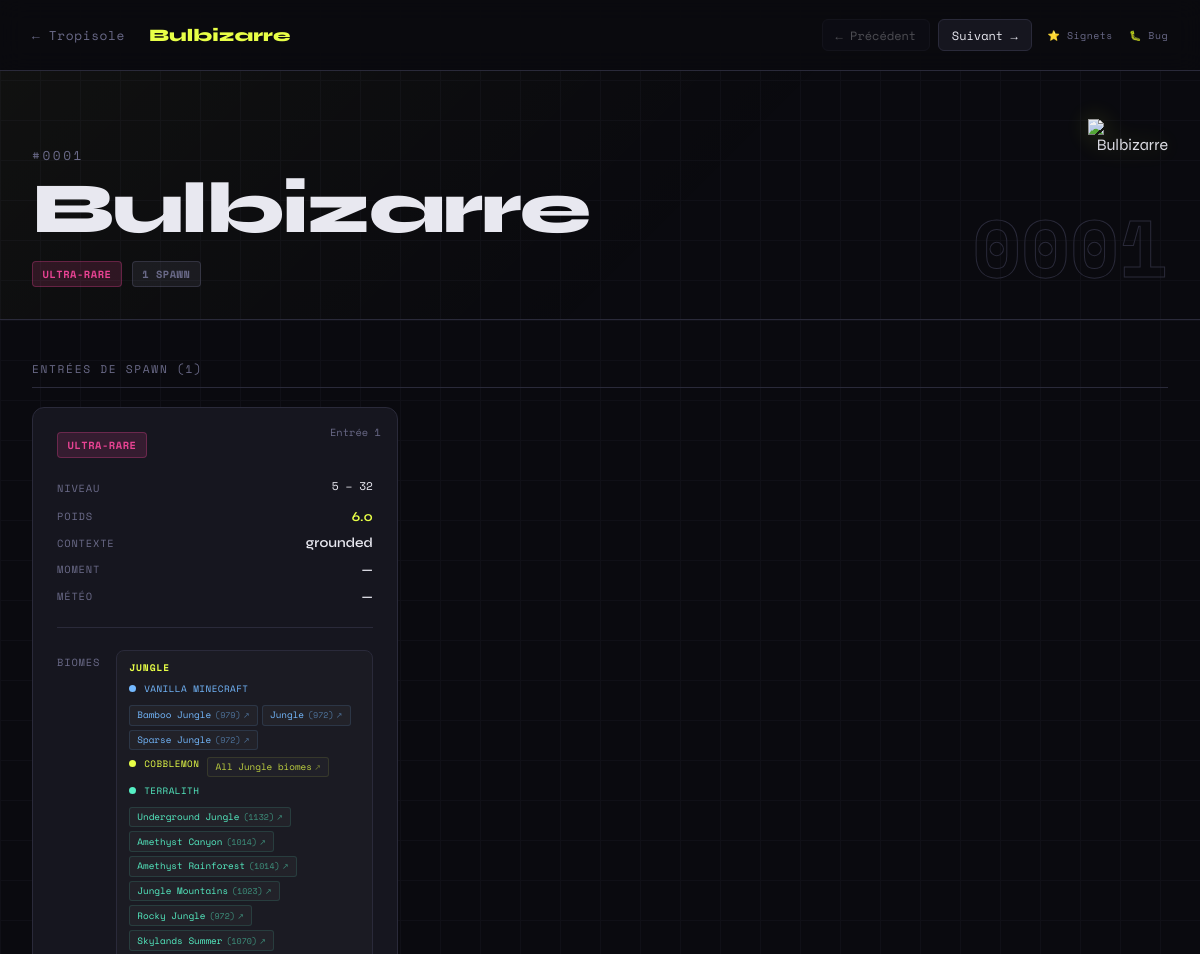
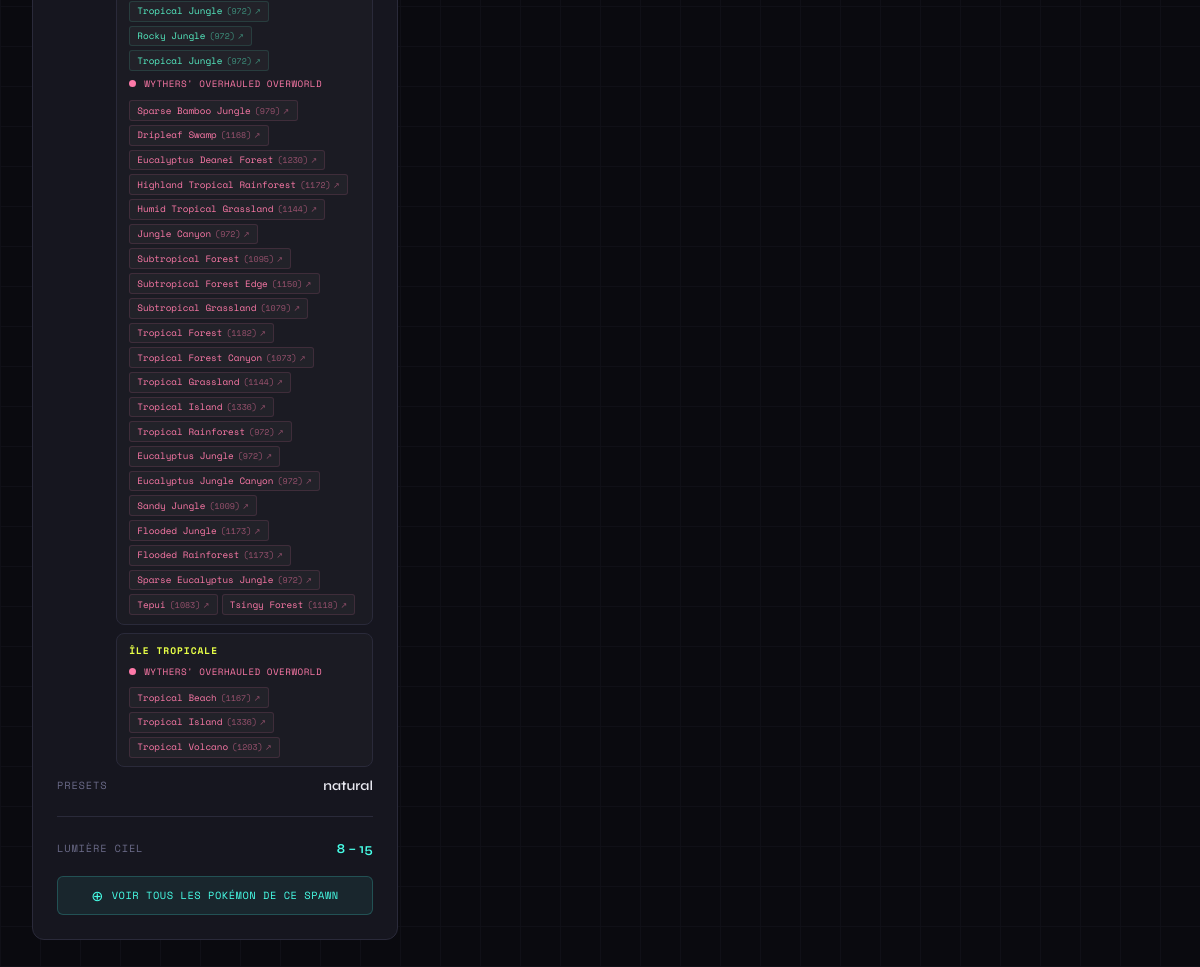
/pokemon/1 (signed in), run on the app's committed database (2 pictures, top to bottom).
### tables this page shows
CREATE TABLE pokemon_spawns (
            id               INTEGER PRIMARY KEY AUTOINCREMENT,
            numero           INTEGER,
            pokemon          TEXT,
            pokemon_en       TEXT,
            forme            TEXT,
            entree           INTEGER,
            bucket           TEXT,
            poids            REAL,
            niveau_min       INTEGER,
            niveau_max       INTEGER,
            biomes           TEXT,
            biomes_tags      TEXT,
            biomes_exclus    TEXT,
            biomes_exclus_tags TEXT,
            time             TEXT,
            weather          TEXT,
            multiplicateurs  TEXT,
            contexte         TEXT,
            presets          TEXT,
            conditions       TEXT,
            anticonditions   TEXT,
            lumiere_min      REAL,
            lumiere_max      REAL,
            peut_voir_ciel   TEXT,
            pattern          TEXT,
            structures       TEXT,
            structures_exclu TEXT,
            lune             TEXT,
            est_actif        INTEGER DEFAULT 1
        );

### app.py (the view)
@app.route("/pokemon/<int:numero>")
def pokemon_detail(numero):
    conn = get_db()
    rows = conn.execute(
        "SELECT * FROM pokemon_spawns WHERE numero = ? ORDER BY entree",
        (numero,)
    ).fetchall()
    conn.close()
    if not rows:
        abort(404)
    spawns = [dict(r) for r in rows]
    name = spawns[0]["pokemon"]
    for s in spawns:
        excl = s.get("biomes_exclus") or None
        s["biomes_expanded"] = expand_spawn_biomes_filtered(s["biomes"], excl)
        s["biomes_exclus_expanded"] = expand_spawn_biomes(s["biomes_exclus"])
        s["biomes_by_mod"] = expand_biomes_by_mod(s["biomes"], excl)
        s["biomes_exclus_by_mod"] = expand_biomes_by_mod(s["biomes_exclus"])
        s["forme_regionale"] = get_forme_regionale(s.get("forme"))
        enrich_spawn_conditions(s)
    conn = get_db()
    prev_row = conn.execute(
        "SELECT DISTINCT numero FROM pokemon_spawns WHERE numero < ? ORDER BY numero DESC LIMIT 1",
        (numero,)
    ).fetchone()
    next_row = conn.execute(
        "SELECT DISTINCT numero FROM pokemon_spawns WHERE numero > ? ORDER BY numero ASC LIMIT 1",
        (numero,)
    ).fetchone()
    conn.close()
    first_forme = spawns[0].get("forme") if spawns else None
    sprite_file = get_sprite(numero, first_forme)
    sprite_url  = f"/static/pokemon_icons/{sprite_file}" if sprite_file else None
    all_real_biomes = set()
    for s in spawns:
        for group in s.get('biomes_by_mod', []):
            for mod, blist in group['by_mod'].items():
                for b in blist:
                    if not b.startswith('All '):
                        all_real_biomes.add(b)
    biome_spawn_counts = _biome_spawn_counts(all_real_biomes)
    return render_template("detail.html",
                           name=name,
                           numero=numero,
                           spawns=spawns,
                           sprite_url=sprite_url,
                           prev_num=prev_row[0] if prev_row else None,
                           next_num=next_row[0] if next_row else None,
                           bucket_fr=BUCKET_FR,
                           time_fr=TIME_FR,
                           weather_fr=WEATHER_FR,
                           mod_colors=MOD_COLORS,
                           get_mod_color=get_mod_color,
                           all_biomes_to_fr=ALL_BIOMES_TO_FR_TAG,
                           all_types=ALL_TYPES,
                           type_colors=TYPE_COLORS,
                           biome_spawn_counts=biome_spawn_counts)

### app.py (called while the page is built, shortened)
def get_db():
    conn = sqlite3.connect(DB_PATH)
    conn.row_factory = sqlite3.Row
    return conn

def parse_conditions(conditions_str):
    if not conditions_str:
        return {}
    try:
        return json.loads(conditions_str)
    except Exception:
        return {}

def _parse_structures(raw):
    if not raw:
        return []

def get_forme_regionale(forme_str):
    if not forme_str:
        return None
    key = forme_str.strip().lower().split()[0].split("=")[0]
    return FORME_REGIONALE.get(key)

def _biome_spawn_counts(biome_names):
    if not biome_names:
        return {}
    real_biome_map, _ = _oracle_build_real_biome_map()
    conn = get_db()
    rows = conn.execute(
        "SELECT biomes_tags, biomes_exclus_tags FROM pokemon_spawns WHERE est_actif = 1"
    ).fetchall()
    conn.close()
    spawn_tag_sets = [
        (
            frozenset(t.strip() for t in (r[0] or '').split(',') if t.strip()),
            frozenset(t.strip() for t in (r[1] or '').split(',') if t.strip()),
        )
        for r in rows
    ]
    counts = {}
    for bname in biome_names:
        all_tags = real_biome_map.get(bname)
        if not all_tags:
            counts[bname] = 0
            continue
        count = sum(
            1 for tag_set, excl_set in spawn_tag_sets
            if all_tags & tag_set and not (all_tags & excl_set)
        )
        counts[bname] = count
    return counts

def _oracle_build_real_biome_map():
    mapping = {}
    mods    = {}
    for fr_tag, biomes in BIOME_MAP.items():
        cob_tag = FR_TAG_TO_COBBLEMON.get(fr_tag)
        if not cob_tag:
            continue
        for entry in biomes:
            bname = entry['biome']
            mapping.setdefault(bname, set()).add(cob_tag)
            mods[bname] = entry['mod']
    return mapping, mods

### biome_mapping.py (called while the page is built, shortened)
def get_real_biomes(tag_fr):
    if tag_fr in BIOME_MAP:
        return BIOME_MAP[tag_fr]

def expand_spawn_biomes(biomes_str):
    if not biomes_str:
        return []

def get_mod_color(mod):
    return MOD_COLORS.get(mod, "#6a6a88")

### pokemon_sprites.py (called while the page is built)
def get_sprite(numero, forme=None):
    poke = POKEMON_SPRITES.get(numero)
    if not poke:
        return None
    if forme in poke:
        return poke[forme]
    if None in poke:
        return poke[None]
    return next(iter(poke.values()), None)

### templates/detail.html (shortened to what this page needs)
<!DOCTYPE html>
<html lang="fr">
<head>
</head>
<body>
<nav>
  <a href="/" class="nav-back">← Tropisole</a>
  <span class="nav-title">{{ name }}</span>
  <div class="nav-arrows">
    {% if prev_num %}
    <a href="/pokemon/{{ prev_num }}" class="nav-arrow">← Précédent</a>
    {% else %}
    <span class="nav-arrow disabled">← Précédent</span>
    {% endif %}
    {% if next_num %}
    <a href="/pokemon/{{ next_num }}" class="nav-arrow">Suivant →</a>
    {% else %}
    <span class="nav-arrow disabled">Suivant →</span>
    {% endif %}
    <a href="/favorites" class="nav-back" style="font-size:.62rem;margin-left:.5rem;">⭐ Signets</a>
    <a href="/bugreport" class="nav-back" style="font-size:.62rem;margin-left:.5rem;">🐛 Bug</a>
  </div>
</nav>
<div class="hero">
  <div>
    <div class="hero-num">#{{ '%04d' % numero }}</div>
    <div class="hero-name">{{ name }}</div>
    <div class="hero-meta">
      {% set buckets_seen = [] %}
      {% for s in spawns %}
        {% if s.bucket and s.bucket not in buckets_seen %}
          {% if s.bucket == 'common' %}
            <span class="badge badge-common">{{ bucket_fr.get(s.bucket, s.bucket) }}</span>
          {% elif s.bucket == 'uncommon' %}
            <span class="badge badge-uncommon">{{ bucket_fr.get(s.bucket, s.bucket) }}</span>
          {% elif s.bucket == 'rare' %}
            <span class="badge badge-rare">{{ bucket_fr.get(s.bucket, s.bucket) }}</span>
          {% elif s.bucket == 'ultra-rare' %}
            <span class="badge badge-ultra-rare">{{ bucket_fr.get(s.bucket, s.bucket) }}</span>
          {% endif %}
        {% endif %}
      {% endfor %}
      <span class="badge badge-grey">{{ spawns|length }} spawn{{ 's' if spawns|length > 1 }}</span>
    </div>
  </div>
  <div class="hero-right">
    {% if sprite_url %}
    <img class="hero-sprite" src="{{ sprite_url }}" alt="{{ name }}" />
    {% endif %}
    <div class="big-num">{{ '%04d' % numero }}</div>
  </div>
</div>
<div class="content">
  <div class="section-title">Entrées de spawn ({{ spawns|length }})</div>
  <div class="spawns-grid">
    {% for s in spawns %}
    {% set delay = loop.index0 * 0.05 %}
    <div class="spawn-card" style="animation-delay: {{ delay }}s">
      <div class="spawn-entry-num">Entrée {{ s.entree }}</div>
      <div class="spawn-header">
        {% if s.bucket == 'common' %}
          <span class="badge badge-common">{{ bucket_fr.get(s.bucket, s.bucket or '—') }}</span>
        {% elif s.bucket == 'uncommon' %}
          <span class="badge badge-uncommon">{{ bucket_fr.get(s.bucket, s.bucket or '—') }}</span>
        {% elif s.bucket == 'rare' %}
          <span class="badge badge-rare">{{ bucket_fr.get(s.bucket, s.bucket or '—') }}</span>
        {% elif s.bucket == 'ultra-rare' %}
          <span class="badge badge-ultra-rare">{{ bucket_fr.get(s.bucket, s.bucket or '—') }}</span>
        {% else %}
          <span class="badge badge-grey">—</span>
        {% endif %}
      </div>
      <div class="spawn-rows">
        <div class="spawn-row">
          <span class="spawn-key">Niveau</span>
          <div style="display:flex;flex-direction:column;align-items:flex-end;gap:4px">
            <span class="level-nums">{{ s.niveau_min or '?' }} – {{ s.niveau_max or '?' }}</span>
          </div>
        </div>
        <div class="spawn-row">
          <span class="spawn-key">Poids</span>
          <span class="spawn-val accent">{{ s.poids or '—' }}</span>
        </div>
        {% if s.contexte %}
        <div class="spawn-row">
          <span class="spawn-key">Contexte</span>
          <span class="spawn-val">{{ s.contexte }}</span>
        </div>
        {% endif %}
        <div class="spawn-row">
          <span class="spawn-key">Moment</span>
          <span class="spawn-val">{{ time_fr.get(s.time, s.time or '—') }}</span>
        </div>
        <div class="spawn-row">
          <span class="spawn-key">Météo</span>
          <span class="spawn-val">{{ weather_fr.get(s.weather, s.weather or '—') }}</span>
        </div>
        <hr class="separator" />
        {% if s.biomes_by_mod %}
        <div class="spawn-row" style="align-items:flex-start">
          <span class="spawn-key" style="padding-top:4px">Biomes</span>
          <div style="display:flex;flex-direction:column;gap:0.5rem;align-items:flex-end">
            {% for group in s.biomes_by_mod %}
            <div class="biome-group">
              <span class="biome-group-tag">{{ group.tag }}</span>
              {% for mod, blist in group.by_mod.items() %}
              <div class="biome-mod-row">
                <span class="biome-mod-dot" style="background:{{ get_mod_color(mod) }}"></span>
                <span class="biome-mod-name" style="color:{{ get_mod_color(mod) }}">{{ mod }}</span>
                <div class="biome-mod-chips">
                  {% for b in blist %}
                  {% if b.startswith('All ') %}
                    {% set fr_tag = all_biomes_to_fr.get(b) %}
                    {% if fr_tag %}
                  <a class="biome-chip"
                     href="/spawns/biome?biomes={{ fr_tag | urlencode }}&from={{ numero }}&entry={{ s.entree }}"
                     style="border-color:{{ get_mod_color(mod) }}22;color:{{ get_mod_color(mod) }};opacity:0.8"
                     title="Voir tous les Pokémon : {{ fr_tag }}">{{ b }}<span class="biome-arrow">↗</span></a>
                    {% else %}
                  <span class="biome-chip" style="border-color:{{ get_mod_color(mod) }}22;color:{{ get_mod_color(mod) }};opacity:0.4;cursor:default;font-style:italic" title="Tag groupé sans correspondance">{{ b }}</span>
                    {% endif %}
                  {% else %}
                  {% set cnt = biome_spawn_counts.get(b) %}
                  <a class="biome-chip"
                     href="/spawns/biome-reel?biome={{ b | urlencode }}&mod={{ mod | urlencode }}&from={{ numero }}&entry={{ s.entree }}"
                     style="border-color:{{ get_mod_color(mod) }}22;color:{{ get_mod_color(mod) }}"
                     title="Voir tous les Pokémon de {{ b }}">{{ b }}{% if cnt is not none %}<span class="biome-count">({{ cnt }})</span>{% endif %}<span class="biome-arrow">↗</span></a>
                  {% endif %}
                  {% endfor %}
                </div>
              </div>
              {% endfor %}
            </div>
            {% endfor %}
          </div>
        </div>
        {% endif %}
        {% if s.presets %}
        <div class="spawn-row">
          <span class="spawn-key">Presets</span>
          <span class="spawn-val">{{ s.presets }}</span>
        </div>
        {% endif %}
        {% if s.lumiere_min is not none or s.lumiere_max is not none %}
        <hr class="separator" />
        <div class="spawn-row">
          <span class="spawn-key">Lumière ciel</span>
          <span class="spawn-val accent2">{{ s.lumiere_min | int if s.lumiere_min is not none else '?' }} – {{ s.lumiere_max | int if s.lumiere_max is not none else '?' }}</span>
        </div>
        {% endif %}
      </div>
      {% if s.biomes %}
      {% set biomes_encoded = s.biomes | replace(', ', ',') %}
      <a class="cospawn-btn"
         href="/spawns/biome?biomes={{ biomes_encoded | urlencode }}&from={{ numero }}&entry={{ s.entree }}">
        <span class="icon">⊕</span>
        Voir tous les Pokémon de ce spawn
      </a>
      {% endif %}
    </div>
    {% endfor %}
  </div>
</div>
</body>
</html>

### data on the page
pokemon_spawns: pokemon "Bulbizarre", get "ULTRA-RARE", entree "1", niveau_min "5", niveau_max "32", poids "6.0", contexte "grounded", get "—", tag "JUNGLE" "ÎLE TROPICALE", by_mod "VANILLA MINECRAFT" "COBBLEMON" "TERRALITH" "WYTHERS' OVERHAULED OVERWORLD" "WYTHERS' OVERHAULED OVERWORLD", blist "Bamboo Jungle" "Jungle" "Sparse Jungle" "Underground Jungle" "Amethyst Canyon" "Amethyst Rainforest" "Jungle Mountains" "Rocky Jungle" "Skylands Summer" "Tropical Jungle" "Rocky Jungle" "Tropical Jungle" "Sparse Bamboo Jungle" "Dripleaf Swamp" "Eucalyptus Deanei Forest" "Highland Tropical Rainforest" "Humid Tropical Grassland" "Jungle Canyon" "Subtropical Forest" "Subtropical Forest Edge" "Subtropical Grassland" "Tropical Forest" "Tropical Forest Canyon" "Tropical Grassland" "Tropical Island" "Tropical Rainforest" "Eucalyptus Jungle" "Eucalyptus Jungle Canyon" "Sandy Jungle" "Flooded Jungle" "Flooded Rainforest" "Sparse Eucalyptus Jungle" "Tepui" "Tsingy Forest" "Tropical Beach" "Tropical Island" "Tropical Volcano", blist "979" "972" "972" "1132" "1014" "1014" "1023" "972" "1070" "972" "972" "972" "979" "1168" "1230" "1172" "1144" "972" "1095" "1150" "1079" "1182" "1073" "1144" "1336" "972" "972" "972" "1009" "1173" "1173" "972" "1083" "1118" "1167" "1336" "1203", blist "All Jungle biomes", presets "natural", lumiere_min "8", lumiere_max "15"

### other printed values
{{ '%04d' % numero }} "0001"
{{ spawns|length }} "1"
